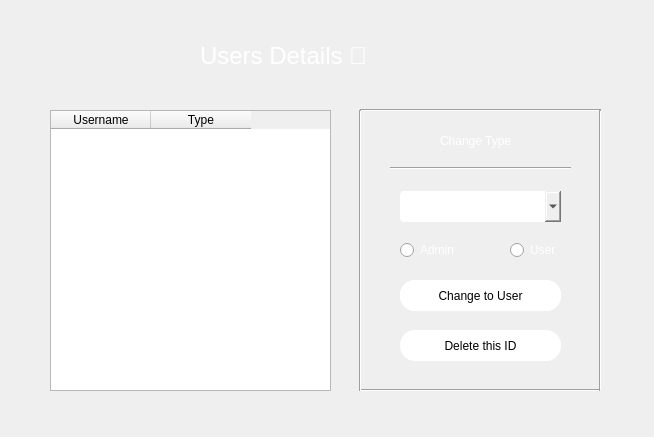
<?xml version="1.0" encoding="UTF-8"?>
<ui version="4.0">
 <class>Frame</class>
 <widget class="QFrame" name="Frame">
  <property name="geometry">
   <rect>
    <x>0</x>
    <y>0</y>
    <width>654</width>
    <height>437</height>
   </rect>
  </property>
  <property name="windowTitle">
   <string>Users</string>
  </property>
  <property name="windowIcon">
   <iconset resource="project51.qrc">
    <normaloff>:/images/circle.png</normaloff>:/images/circle.png</iconset>
  </property>
  <property name="styleSheet">
   <string notr="true">QComboBox{
color:black;
border: none;
border-radius: 4px;
}
layout{
border:10px;
}
QRadioButton
{color:white;
}
QLabel
{color:white;
}
#Frame
{background:url(:/images/simple-background-blue-simple-minimalism-wallpaper-preview.jpg);
}
QPushButton
{background:white;
color:black;
border-radius:15px;
}
QPushButton:hover
{color:#333;
border-radius:15px;
background:#49ebff;
}
QTextEdit
{background:rgb(255, 255, 255);
border-radius:15px;
}
QLineEdit
{background:transparent;
border:none;
color: white;
border-bottom:1px solid #e2e2e2;
}</string>
  </property>
  <widget class="QTableWidget" name="table">
   <property name="geometry">
    <rect>
     <x>50</x>
     <y>110</y>
     <width>281</width>
     <height>281</height>
    </rect>
   </property>
   <property name="editTriggers">
    <set>QAbstractItemView::NoEditTriggers</set>
   </property>
   <column>
    <property name="text">
     <string>Username</string>
    </property>
   </column>
   <column>
    <property name="text">
     <string>Type</string>
    </property>
   </column>
  </widget>
  <widget class="QComboBox" name="cmb">
   <property name="geometry">
    <rect>
     <x>400</x>
     <y>191</y>
     <width>161</width>
     <height>31</height>
    </rect>
   </property>
  </widget>
  <widget class="Line" name="line">
   <property name="geometry">
    <rect>
     <x>360</x>
     <y>100</y>
     <width>241</width>
     <height>21</height>
    </rect>
   </property>
   <property name="orientation">
    <enum>Qt::Horizontal</enum>
   </property>
  </widget>
  <widget class="Line" name="line_2">
   <property name="geometry">
    <rect>
     <x>360</x>
     <y>380</y>
     <width>241</width>
     <height>21</height>
    </rect>
   </property>
   <property name="orientation">
    <enum>Qt::Horizontal</enum>
   </property>
  </widget>
  <widget class="Line" name="line_3">
   <property name="geometry">
    <rect>
     <x>350</x>
     <y>110</y>
     <width>21</width>
     <height>281</height>
    </rect>
   </property>
   <property name="orientation">
    <enum>Qt::Vertical</enum>
   </property>
  </widget>
  <widget class="Line" name="line_4">
   <property name="geometry">
    <rect>
     <x>590</x>
     <y>110</y>
     <width>20</width>
     <height>281</height>
    </rect>
   </property>
   <property name="orientation">
    <enum>Qt::Vertical</enum>
   </property>
  </widget>
  <widget class="QPushButton" name="btnAdmin">
   <property name="geometry">
    <rect>
     <x>400</x>
     <y>280</y>
     <width>161</width>
     <height>31</height>
    </rect>
   </property>
   <property name="text">
    <string>Change to Admin</string>
   </property>
  </widget>
  <widget class="QPushButton" name="btnUser">
   <property name="geometry">
    <rect>
     <x>400</x>
     <y>280</y>
     <width>161</width>
     <height>31</height>
    </rect>
   </property>
   <property name="text">
    <string>Change to User</string>
   </property>
  </widget>
  <widget class="QLabel" name="label">
   <property name="geometry">
    <rect>
     <x>440</x>
     <y>130</y>
     <width>101</width>
     <height>21</height>
    </rect>
   </property>
   <property name="font">
    <font>
     <pointsize>9</pointsize>
    </font>
   </property>
   <property name="text">
    <string>Change Type</string>
   </property>
  </widget>
  <widget class="QRadioButton" name="radioButtonAdmin">
   <property name="geometry">
    <rect>
     <x>400</x>
     <y>240</y>
     <width>61</width>
     <height>20</height>
    </rect>
   </property>
   <property name="text">
    <string>Admin</string>
   </property>
  </widget>
  <widget class="QRadioButton" name="radioButtonUser">
   <property name="geometry">
    <rect>
     <x>510</x>
     <y>240</y>
     <width>51</width>
     <height>20</height>
    </rect>
   </property>
   <property name="text">
    <string>User</string>
   </property>
  </widget>
  <widget class="Line" name="line_5">
   <property name="geometry">
    <rect>
     <x>390</x>
     <y>160</y>
     <width>181</width>
     <height>16</height>
    </rect>
   </property>
   <property name="orientation">
    <enum>Qt::Horizontal</enum>
   </property>
  </widget>
  <widget class="QLabel" name="label_2">
   <property name="geometry">
    <rect>
     <x>200</x>
     <y>30</y>
     <width>221</width>
     <height>51</height>
    </rect>
   </property>
   <property name="font">
    <font>
     <pointsize>18</pointsize>
    </font>
   </property>
   <property name="text">
    <string>Users Details 🙍‍</string>
   </property>
  </widget>
  <widget class="QPushButton" name="btnDelete">
   <property name="geometry">
    <rect>
     <x>400</x>
     <y>330</y>
     <width>161</width>
     <height>31</height>
    </rect>
   </property>
   <property name="text">
    <string>Delete this ID</string>
   </property>
  </widget>
 </widget>
 <resources>
  <include location="project51.qrc"/>
 </resources>
 <connections/>
</ui>
